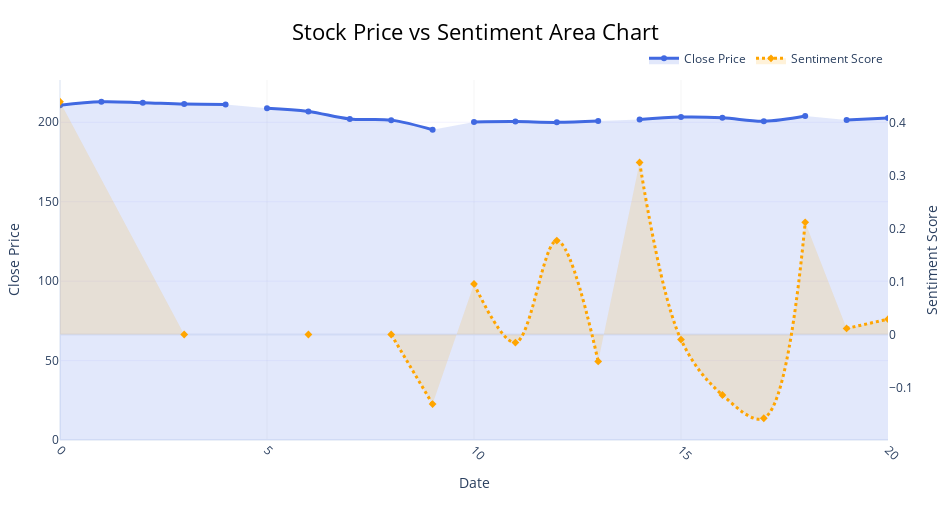

Notebook cell for this chart:
### Code cell
fig = plot_area_chart(df_price)

### Figure 1 — Plotly figure (JSON) as saved in the notebook; plotly's stock layout.template omitted (floating-point values rounded to 4 significant figures)
{"data": [{"connectgaps": false, "fill": "tozeroy", "fillcolor": "rgba(65, 105, 225, 0.15)", "hovertemplate": "Date: %{x}<br>Close: %{y:.2f}<extra></extra>", "line": {"color": "royalblue", "shape": "spline", "width": 3}, "marker": {"color": "royalblue", "size": 6, "symbol": "circle"}, "mode": "lines+markers", "name": "Close Price", "type": "scatter", "x": [0.0, 1.0, 2.0, 3.0, 4.0, NaN, NaN, 5.0, 6.0, 7.0, 8.0, 9.0, NaN, NaN, NaN, 10.0, 11.0, 12.0, 13.0, NaN, NaN, 14.0, 15.0, 16.0, 17.0, 18.0, NaN, NaN, 19.0, 20.0], "y": [210.8, 212.9, 212.3, 211.4, 211.3, NaN, NaN, 208.8, 206.9, 202.1, 201.4, 195.3, NaN, NaN, NaN, 200.2, 200.4, 199.9, 200.9, NaN, NaN, 201.7, 203.3, 202.8, 200.6, 203.9, NaN, NaN, 201.4, 202.7], "yaxis": "y"}, {"connectgaps": false, "fill": "tozeroy", "fillcolor": "rgba(255, 165, 0, 0.15)", "hovertemplate": "Date: %{x}<br>Sentiment: %{y:.2f}<extra></extra>", "line": {"color": "orange", "dash": "dot", "shape": "spline", "width": 3}, "marker": {"color": "orange", "size": 6, "symbol": "diamond"}, "mode": "lines+markers", "name": "Sentiment Score", "type": "scatter", "x": [0.0, 1.0, 2.0, 3.0, 4.0, NaN, NaN, 5.0, 6.0, 7.0, 8.0, 9.0, NaN, NaN, NaN, 10.0, 11.0, 12.0, 13.0, NaN, NaN, 14.0, 15.0, 16.0, 17.0, 18.0, NaN, NaN, 19.0, 20.0], "y": [0.4404, NaN, NaN, 0.0, NaN, NaN, NaN, NaN, 0.0, NaN, 0.0, -0.1317, NaN, NaN, NaN, 0.09568, -0.01527, 0.1778, -0.051, NaN, NaN, 0.3255, -0.009675, -0.1145, -0.1585, 0.2123, NaN, NaN, 0.01141, 0.02897], "yaxis": "y2"}], "layout": {"autosize": false, "height": 520, "legend": {"orientation": "h", "x": 1, "xanchor": "right", "y": 1.02, "yanchor": "bottom"}, "margin": {"b": 80, "l": 60, "r": 60, "t": 80}, "title": {"font": {"color": "black", "size": 22}, "text": "Stock Price vs Sentiment Area Chart", "x": 0.5}, "width": 950, "xaxis": {"gridcolor": "rgba(200,200,200,0.2)", "showgrid": true, "tickangle": 45, "title": {"text": "Date"}}, "yaxis": {"gridcolor": "rgba(200,200,255,0.2)", "range": [175.7, null], "showgrid": true, "side": "left", "title": {"text": "Close Price"}}, "yaxis2": {"overlaying": "y", "range": [-0.1744, null], "showgrid": false, "side": "right", "title": {"text": "Sentiment Score"}}}}
